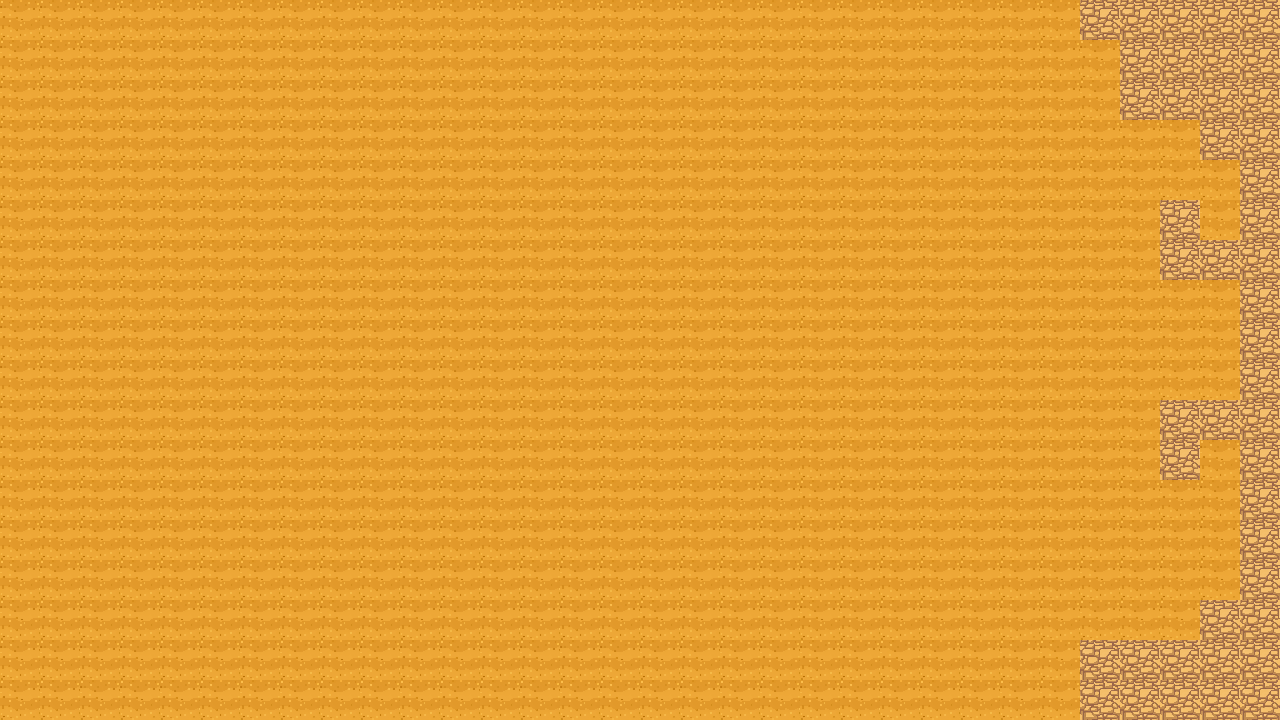

Tiled map render using the project's own tile images. Description and the whole map definition, tile-layer contents included, below:
An orthogonal 32x18 tile map with 40x40 px tiles, 1 tile layer (Tile Layer 1).

<map version="1.10" tiledversion="1.11.2" orientation="orthogonal" renderorder="right-down" width="32" height="18" tilewidth="40" tileheight="40" infinite="0" nextlayerid="2" nextobjectid="1">
 <tileset firstgid="1" name="map" tilewidth="40" tileheight="40" tilecount="100" columns="10">
  <image source="map.png" width="400" height="400" />
 </tileset>
 <layer id="1" name="Tile Layer 1" width="32" height="18">
  <data encoding="csv">
8,8,8,8,8,8,8,8,8,8,8,8,8,8,8,8,8,8,8,8,8,8,8,8,8,8,8,11,11,11,11,11,
8,8,8,8,8,8,8,8,8,8,8,8,8,8,8,8,8,8,8,8,8,8,8,8,8,8,8,8,11,11,11,11,
8,8,8,8,8,8,8,8,8,8,8,8,8,8,8,8,8,8,8,8,8,8,8,8,8,8,8,8,11,11,11,11,
8,8,8,8,8,8,8,8,8,8,8,8,8,8,8,8,8,8,8,8,8,8,8,8,8,8,8,8,8,8,11,11,
8,8,8,8,8,8,8,8,8,8,8,8,8,8,8,8,8,8,8,8,8,8,8,8,8,8,8,8,8,8,8,11,
8,8,8,8,8,8,8,8,8,8,8,8,8,8,8,8,8,8,8,8,8,8,8,8,8,8,8,8,8,11,8,11,
8,8,8,8,8,8,8,8,8,8,8,8,8,8,8,8,8,8,8,8,8,8,8,8,8,8,8,8,8,11,11,11,
8,8,8,8,8,8,8,8,8,8,8,8,8,8,8,8,8,8,8,8,8,8,8,8,8,8,8,8,8,8,8,11,
8,8,8,8,8,8,8,8,8,8,8,8,8,8,8,8,8,8,8,8,8,8,8,8,8,8,8,8,8,8,8,11,
8,8,8,8,8,8,8,8,8,8,8,8,8,8,8,8,8,8,8,8,8,8,8,8,8,8,8,8,8,8,8,11,
8,8,8,8,8,8,8,8,8,8,8,8,8,8,8,8,8,8,8,8,8,8,8,8,8,8,8,8,8,11,11,11,
8,8,8,8,8,8,8,8,8,8,8,8,8,8,8,8,8,8,8,8,8,8,8,8,8,8,8,8,8,11,8,11,
8,8,8,8,8,8,8,8,8,8,8,8,8,8,8,8,8,8,8,8,8,8,8,8,8,8,8,8,8,8,8,11,
8,8,8,8,8,8,8,8,8,8,8,8,8,8,8,8,8,8,8,8,8,8,8,8,8,8,8,8,8,8,8,11,
8,8,8,8,8,8,8,8,8,8,8,8,8,8,8,8,8,8,8,8,8,8,8,8,8,8,8,8,8,8,8,11,
8,8,8,8,8,8,8,8,8,8,8,8,8,8,8,8,8,8,8,8,8,8,8,8,8,8,8,8,8,8,11,11,
8,8,8,8,8,8,8,8,8,8,8,8,8,8,8,8,8,8,8,8,8,8,8,8,8,8,8,11,11,11,11,11,
8,8,8,8,8,8,8,8,8,8,8,8,8,8,8,8,8,8,8,8,8,8,8,8,8,8,8,11,11,11,11,11
</data>
 </layer>
</map>
